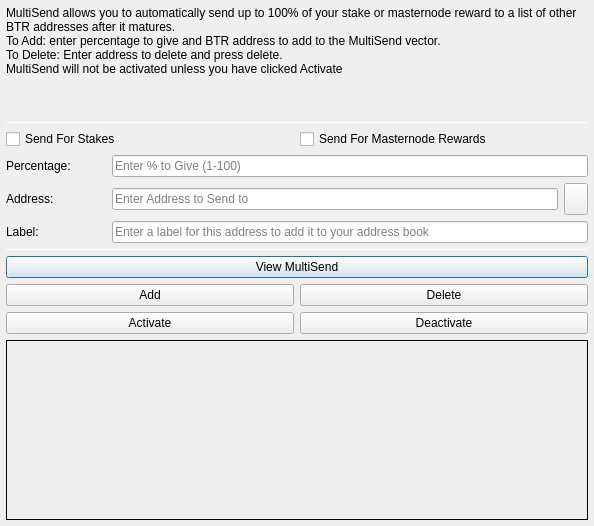
<?xml version="1.0" encoding="UTF-8"?>
<ui version="4.0">
 <class>MultiSendDialog</class>
 <widget class="QDialog" name="MultiSendDialog">
  <property name="windowModality">
   <enum>Qt::NonModal</enum>
  </property>
  <property name="geometry">
   <rect>
    <x>0</x>
    <y>0</y>
    <width>594</width>
    <height>526</height>
   </rect>
  </property>
  <property name="windowTitle">
   <string>MultiSend</string>
  </property>
  <layout class="QVBoxLayout" name="verticalLayout" stretch="0">
   <property name="leftMargin">
    <number>6</number>
   </property>
   <property name="topMargin">
    <number>6</number>
   </property>
   <property name="rightMargin">
    <number>6</number>
   </property>
   <property name="bottomMargin">
    <number>6</number>
   </property>
   <item>
    <layout class="QVBoxLayout" name="verticalLayout_Main" stretch="1,1,1,0,1,1,1">
     <item>
      <widget class="QLabel" name="label_2">
       <property name="lineWidth">
        <number>1</number>
       </property>
       <property name="text">
        <string>MultiSend allows you to automatically send up to 100% of your stake or masternode reward to a list of other BTR addresses after it matures.
To Add: enter percentage to give and BTR address to add to the MultiSend vector.
To Delete: Enter address to delete and press delete.
MultiSend will not be activated unless you have clicked Activate</string>
       </property>
       <property name="alignment">
        <set>Qt::AlignLeading|Qt::AlignLeft|Qt::AlignTop</set>
       </property>
       <property name="wordWrap">
        <bool>true</bool>
       </property>
      </widget>
     </item>
     <item>
      <widget class="Line" name="line">
       <property name="minimumSize">
        <size>
         <width>0</width>
         <height>1</height>
        </size>
       </property>
       <property name="maximumSize">
        <size>
         <width>16777215</width>
         <height>1</height>
        </size>
       </property>
       <property name="orientation">
        <enum>Qt::Horizontal</enum>
       </property>
      </widget>
     </item>
     <item>
      <layout class="QVBoxLayout" name="verticalLayout_Settings">
       <item>
        <layout class="QHBoxLayout" name="horizontalLayout">
         <item>
          <widget class="QCheckBox" name="multiSendStakeCheckBox">
           <property name="text">
            <string>Send For Stakes</string>
           </property>
          </widget>
         </item>
         <item>
          <widget class="QCheckBox" name="multiSendMasternodeCheckBox">
           <property name="text">
            <string>Send For Masternode Rewards</string>
           </property>
          </widget>
         </item>
        </layout>
       </item>
       <item>
        <layout class="QHBoxLayout" name="horizontalLayout_6">
         <item>
          <widget class="QLabel" name="label">
           <property name="minimumSize">
            <size>
             <width>100</width>
             <height>0</height>
            </size>
           </property>
           <property name="toolTip">
            <string>Percentage of stake to send</string>
           </property>
           <property name="text">
            <string>Percentage:</string>
           </property>
          </widget>
         </item>
         <item>
          <widget class="QLineEdit" name="multiSendPercentEdit">
           <property name="toolTip">
            <string>Enter whole numbers 1 - 100</string>
           </property>
           <property name="placeholderText">
            <string>Enter % to Give (1-100)</string>
           </property>
          </widget>
         </item>
        </layout>
       </item>
       <item>
        <layout class="QHBoxLayout" name="horizontalLayout_7">
         <item>
          <widget class="QLabel" name="label_5">
           <property name="minimumSize">
            <size>
             <width>100</width>
             <height>0</height>
            </size>
           </property>
           <property name="toolTip">
            <string>Address to send portion of stake to</string>
           </property>
           <property name="text">
            <string>Address:</string>
           </property>
          </widget>
         </item>
         <item>
          <widget class="QLineEdit" name="multiSendAddressEdit">
           <property name="toolTip">
            <string/>
           </property>
           <property name="placeholderText">
            <string>Enter Address to Send to</string>
           </property>
          </widget>
         </item>
         <item>
          <widget class="QToolButton" name="addressBookButton">
           <property name="maximumSize">
            <size>
             <width>16777215</width>
             <height>32</height>
            </size>
           </property>
           <property name="toolTip">
            <string>Choose an address from the address book</string>
           </property>
           <property name="text">
            <string/>
           </property>
           <property name="icon">
            <iconset resource="../bittern.qrc">
             <normaloff>:/icons/address-book</normaloff>:/icons/address-book</iconset>
           </property>
           <property name="shortcut">
            <string>Alt+A</string>
           </property>
          </widget>
         </item>
        </layout>
       </item>
      </layout>
     </item>
     <item>
      <layout class="QHBoxLayout" name="horizontalLayout_3">
       <item>
        <widget class="QLabel" name="label_3">
         <property name="minimumSize">
          <size>
           <width>100</width>
           <height>0</height>
          </size>
         </property>
         <property name="text">
          <string>Label:</string>
         </property>
        </widget>
       </item>
       <item>
        <widget class="QLineEdit" name="labelAddressLabelEdit">
         <property name="placeholderText">
          <string>Enter a label for this address to add it to your address book</string>
         </property>
        </widget>
       </item>
      </layout>
     </item>
     <item>
      <widget class="Line" name="line_2">
       <property name="minimumSize">
        <size>
         <width>0</width>
         <height>1</height>
        </size>
       </property>
       <property name="maximumSize">
        <size>
         <width>16777215</width>
         <height>1</height>
        </size>
       </property>
       <property name="orientation">
        <enum>Qt::Horizontal</enum>
       </property>
      </widget>
     </item>
     <item>
      <layout class="QVBoxLayout" name="verticalLayout_Buttons">
       <item>
        <layout class="QHBoxLayout" name="horizontalLayout_4">
         <item>
          <widget class="QPushButton" name="viewButton">
           <property name="toolTip">
            <string/>
           </property>
           <property name="statusTip">
            <string>View MultiSend Vector</string>
           </property>
           <property name="text">
            <string>View MultiSend</string>
           </property>
          </widget>
         </item>
        </layout>
       </item>
       <item>
        <layout class="QHBoxLayout" name="horizontalLayout_2">
         <item>
          <widget class="QPushButton" name="addButton">
           <property name="toolTip">
            <string/>
           </property>
           <property name="statusTip">
            <string>Add to MultiSend Vector</string>
           </property>
           <property name="text">
            <string>Add</string>
           </property>
          </widget>
         </item>
         <item>
          <widget class="QPushButton" name="deleteButton">
           <property name="toolTip">
            <string/>
           </property>
           <property name="statusTip">
            <string>Delete Address From MultiSend Vector</string>
           </property>
           <property name="text">
            <string>Delete</string>
           </property>
          </widget>
         </item>
        </layout>
       </item>
       <item>
        <layout class="QHBoxLayout" name="horizontalLayout_5">
         <item>
          <widget class="QPushButton" name="activateButton">
           <property name="statusTip">
            <string>Activate MultiSend</string>
           </property>
           <property name="text">
            <string>Activate</string>
           </property>
          </widget>
         </item>
         <item>
          <widget class="QPushButton" name="disableButton">
           <property name="statusTip">
            <string>Deactivate MultiSend</string>
           </property>
           <property name="text">
            <string>Deactivate</string>
           </property>
          </widget>
         </item>
        </layout>
       </item>
      </layout>
     </item>
     <item>
      <widget class="QLabel" name="message">
       <property name="minimumSize">
        <size>
         <width>0</width>
         <height>180</height>
        </size>
       </property>
       <property name="frameShape">
        <enum>QFrame::Panel</enum>
       </property>
       <property name="frameShadow">
        <enum>QFrame::Plain</enum>
       </property>
       <property name="lineWidth">
        <number>1</number>
       </property>
       <property name="midLineWidth">
        <number>1</number>
       </property>
       <property name="text">
        <string/>
       </property>
       <property name="alignment">
        <set>Qt::AlignLeading|Qt::AlignLeft|Qt::AlignTop</set>
       </property>
       <property name="wordWrap">
        <bool>true</bool>
       </property>
      </widget>
     </item>
    </layout>
   </item>
  </layout>
 </widget>
 <resources>
  <include location="../bittern.qrc"/>
 </resources>
 <connections/>
</ui>
